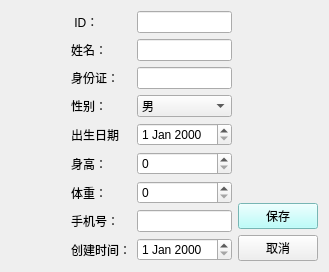
<?xml version="1.0" encoding="UTF-8"?>
<ui version="4.0">
 <class>PatientEditView</class>
 <widget class="QWidget" name="PatientEditView">
  <property name="geometry">
   <rect>
    <x>0</x>
    <y>0</y>
    <width>296</width>
    <height>263</height>
   </rect>
  </property>
  <property name="windowTitle">
   <string>患者信息添加</string>
  </property>
  <layout class="QVBoxLayout" name="verticalLayout_2">
   <item>
    <spacer name="verticalSpacer_3">
     <property name="orientation">
      <enum>Qt::Orientation::Vertical</enum>
     </property>
     <property name="sizeHint" stdset="0">
      <size>
       <width>20</width>
       <height>0</height>
      </size>
     </property>
    </spacer>
   </item>
   <item>
    <layout class="QHBoxLayout" name="horizontalLayout">
     <item>
      <spacer name="horizontalSpacer">
       <property name="orientation">
        <enum>Qt::Orientation::Horizontal</enum>
       </property>
       <property name="sizeType">
        <enum>QSizePolicy::Policy::Fixed</enum>
       </property>
       <property name="sizeHint" stdset="0">
        <size>
         <width>60</width>
         <height>20</height>
        </size>
       </property>
      </spacer>
     </item>
     <item>
      <layout class="QFormLayout" name="formLayout_2">
       <item row="0" column="0">
        <widget class="QLabel" name="labelID">
         <property name="text">
          <string> ID：</string>
         </property>
        </widget>
       </item>
       <item row="0" column="1">
        <widget class="QLineEdit" name="lineID"/>
       </item>
       <item row="1" column="1">
        <widget class="QLineEdit" name="lineName"/>
       </item>
       <item row="2" column="1">
        <widget class="QLineEdit" name="lineNo"/>
       </item>
       <item row="1" column="0">
        <widget class="QLabel" name="labelName">
         <property name="text">
          <string>姓名：</string>
         </property>
        </widget>
       </item>
       <item row="2" column="0">
        <widget class="QLabel" name="labelNo">
         <property name="text">
          <string>身份证：</string>
         </property>
        </widget>
       </item>
       <item row="3" column="1">
        <widget class="QComboBox" name="cbSex">
         <item>
          <property name="text">
           <string>男</string>
          </property>
         </item>
         <item>
          <property name="text">
           <string>女</string>
          </property>
         </item>
        </widget>
       </item>
       <item row="3" column="0">
        <widget class="QLabel" name="labelSex">
         <property name="text">
          <string>性别：</string>
         </property>
        </widget>
       </item>
       <item row="4" column="1">
        <widget class="QDateEdit" name="dateEditBD"/>
       </item>
       <item row="5" column="1">
        <widget class="QSpinBox" name="spHeight"/>
       </item>
       <item row="6" column="1">
        <widget class="QSpinBox" name="spWeight"/>
       </item>
       <item row="7" column="1">
        <widget class="QLineEdit" name="linePhone"/>
       </item>
       <item row="7" column="0">
        <widget class="QLabel" name="labelPhone">
         <property name="text">
          <string>手机号：</string>
         </property>
        </widget>
       </item>
       <item row="6" column="0">
        <widget class="QLabel" name="labelWeight">
         <property name="text">
          <string>体重：</string>
         </property>
        </widget>
       </item>
       <item row="5" column="0">
        <widget class="QLabel" name="label">
         <property name="text">
          <string>身高：</string>
         </property>
        </widget>
       </item>
       <item row="4" column="0">
        <widget class="QLabel" name="label_2">
         <property name="text">
          <string>出生日期</string>
         </property>
        </widget>
       </item>
       <item row="8" column="1">
        <widget class="QDateEdit" name="dateEditTime"/>
       </item>
       <item row="8" column="0">
        <widget class="QLabel" name="label_3">
         <property name="text">
          <string>创建时间：</string>
         </property>
        </widget>
       </item>
      </layout>
     </item>
     <item>
      <layout class="QVBoxLayout" name="verticalLayout">
       <item>
        <spacer name="verticalSpacer">
         <property name="orientation">
          <enum>Qt::Orientation::Vertical</enum>
         </property>
         <property name="sizeHint" stdset="0">
          <size>
           <width>20</width>
           <height>285</height>
          </size>
         </property>
        </spacer>
       </item>
       <item>
        <widget class="QPushButton" name="btSave">
         <property name="styleSheet">
          <string notr="true">background-color: rgb(167, 255, 252);</string>
         </property>
         <property name="text">
          <string>保存</string>
         </property>
        </widget>
       </item>
       <item>
        <widget class="QPushButton" name="btCancel">
         <property name="text">
          <string>取消</string>
         </property>
        </widget>
       </item>
      </layout>
     </item>
     <item>
      <spacer name="horizontalSpacer_2">
       <property name="orientation">
        <enum>Qt::Orientation::Horizontal</enum>
       </property>
       <property name="sizeHint" stdset="0">
        <size>
         <width>5</width>
         <height>20</height>
        </size>
       </property>
      </spacer>
     </item>
    </layout>
   </item>
   <item>
    <spacer name="verticalSpacer_2">
     <property name="orientation">
      <enum>Qt::Orientation::Vertical</enum>
     </property>
     <property name="sizeHint" stdset="0">
      <size>
       <width>20</width>
       <height>0</height>
      </size>
     </property>
    </spacer>
   </item>
  </layout>
 </widget>
 <resources/>
 <connections/>
</ui>
